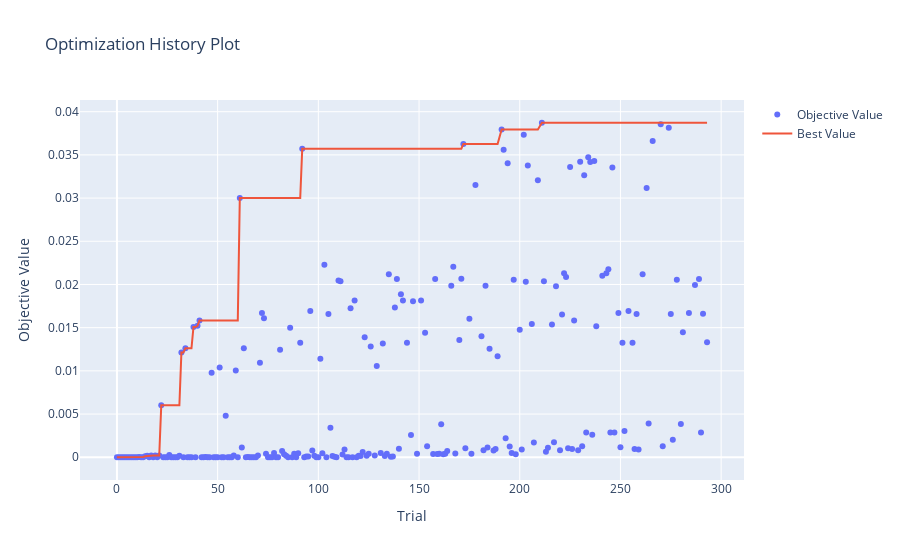

The code cell stored with this chart in its notebook:
### Code cell
from optuna.visualization import plot_optimization_history

plot_optimization_history(study)

### Figure 1 — Plotly figure (JSON) as saved in the notebook; plotly's stock layout.template omitted (floating-point values rounded to 4 significant figures; data arrays with more than 128 entries replaced by an {"elided": "..."} marker saying what was removed)
{"data": [{"mode": "markers", "name": "Objective Value", "x": {"elided": "248 int values"}, "y": {"elided": "248 float values"}, "type": "scatter"}, {"name": "Best Value", "x": {"elided": "248 int values"}, "y": {"elided": "248 float values"}, "type": "scatter"}], "layout": {"title": {"text": "Optimization History Plot"}, "xaxis": {"title": {"text": "Trial"}}, "yaxis": {"title": {"text": "Objective Value"}}}}
